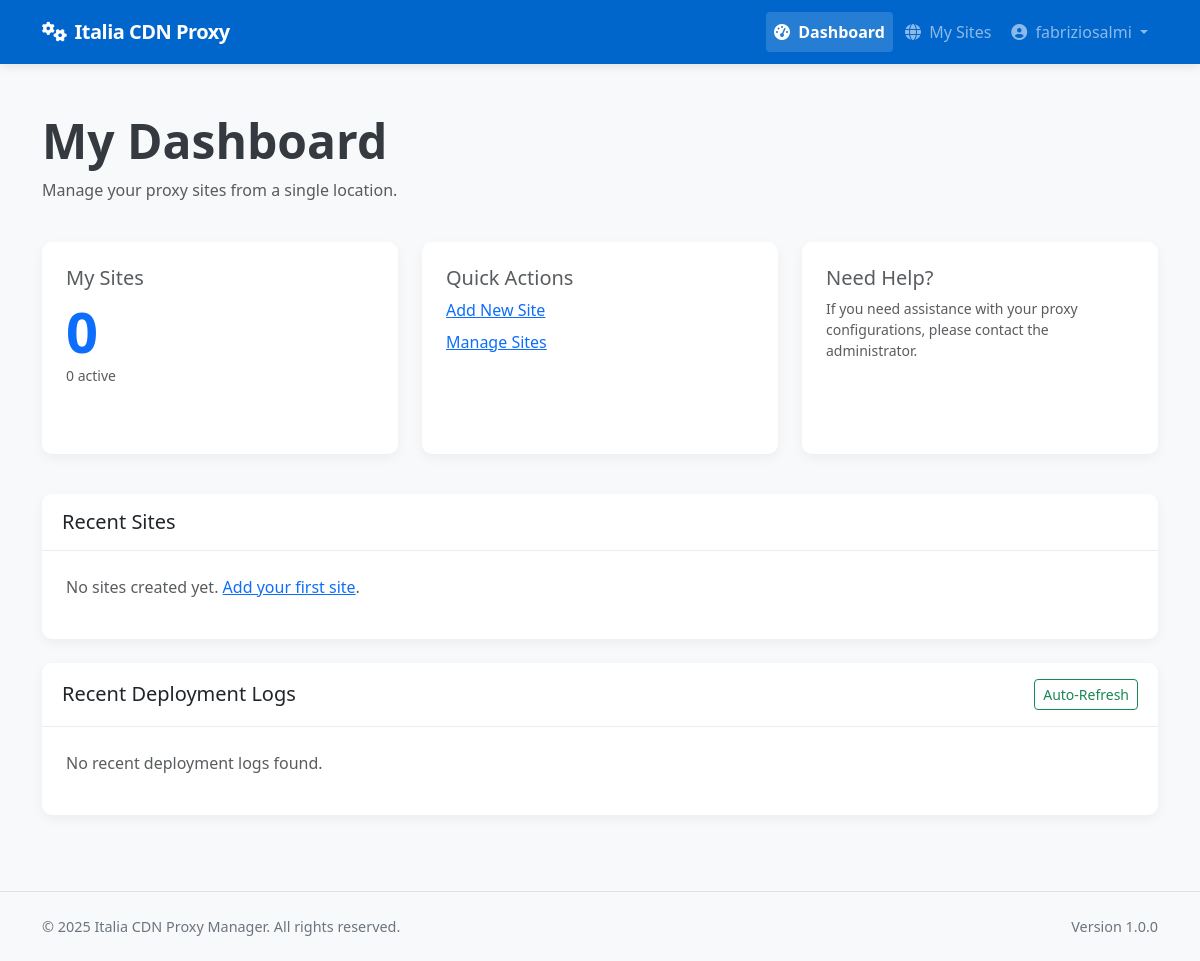
The page /client/dashboard (signed in) on the database as committed earlier.
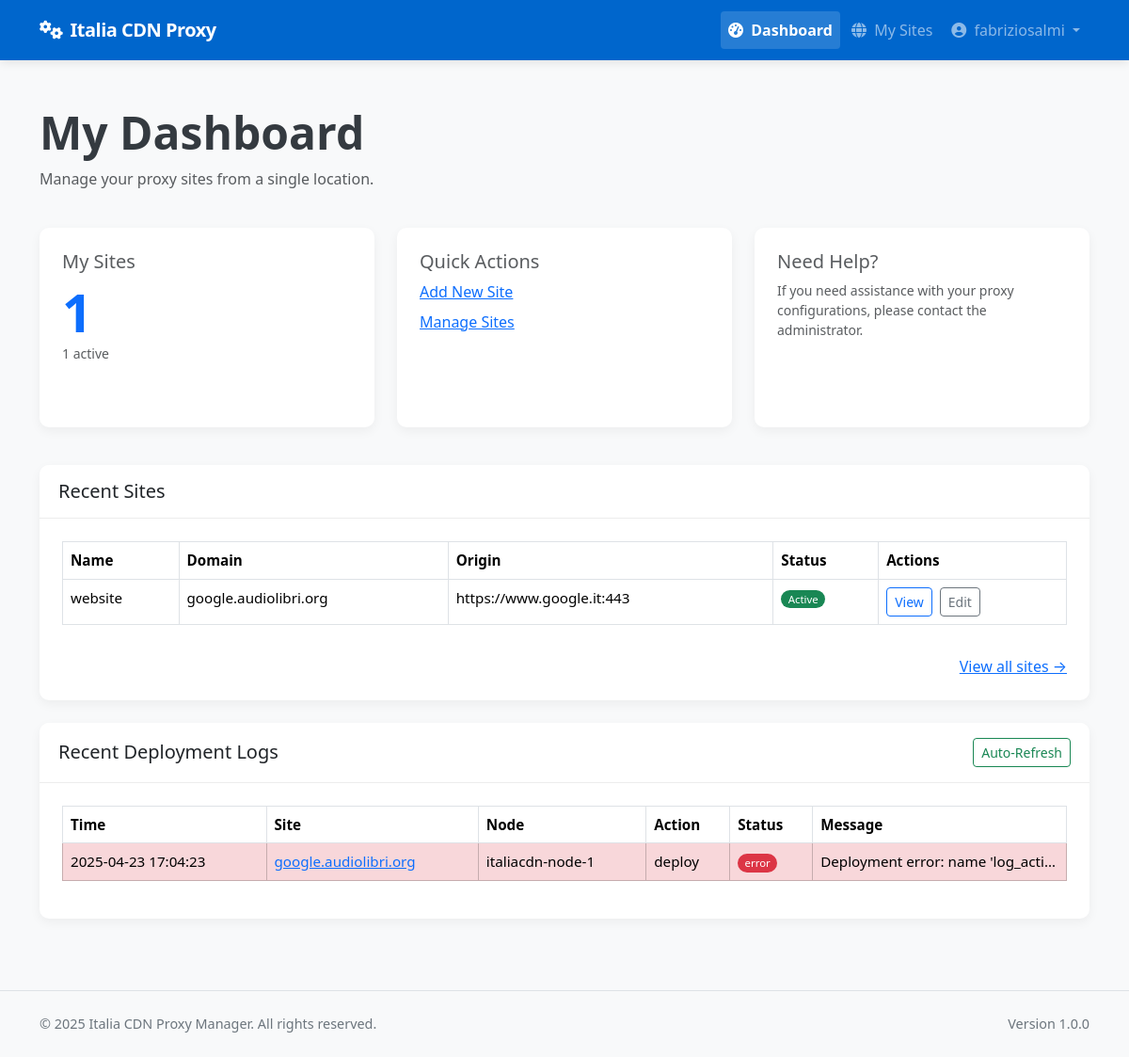
The same page on the database as committed later.
### app/models/models.py (models this page shows, shortened)
class Site(db.Model):
    __tablename__ = 'sites'
    id = db.Column(db.Integer, primary_key=True)
    name = db.Column(db.String(64), nullable=False)
    domain = db.Column(db.String(255), unique=True, nullable=False)
    protocol = db.Column(db.String(10), nullable=False, default='https')  # http or https
    origin_protocol = db.Column(db.String(10), nullable=False, default='http')  # http or https for origin
    origin_address = db.Column(db.String(255), nullable=False)  # Backend server address
    origin_port = db.Column(db.Integer, nullable=False)
    user_id = db.Column(db.Integer, db.ForeignKey('users.id'), nullable=True)  # Allow null for discovered sites
    is_active = db.Column(db.Boolean, default=True)
    is_blocked = db.Column(db.Boolean, default=False)
    is_discovered = db.Column(db.Boolean, default=False)  # Whether this site was discovered from node
    use_waf = db.Column(db.Boolean, default=False)
    force_https = db.Column(db.Boolean, default=True)  # New column to force HTTP to HTTPS redirect
    enable_cache = db.Column(db.Boolean, default=True)
    cache_time = db.Column(db.Integer, default=3600)  # Cache time in seconds, default 1 hour
    cache_static_time = db.Column(db.Integer, default=86400)  # Cache time for static assets in seconds, default 1 day
    custom_cache_rules = db.Column(db.Text, nullable=True)  # Custom cache rules in Nginx format
    cache_browser_time = db.Column(db.Integer, default=3600)  # Browser cache time in seconds, default 1 hour
    created_at = db.Column(db.DateTime, default=datetime.utcnow)
    updated_at = db.Column(db.DateTime, default=datetime.utcnow, onupdate=datetime.utcnow)
    custom_config = db.Column(db.Text, nullable=True)  # Additional Nginx configuration
    site_nodes = db.relationship('SiteNode', backref='site', lazy='dynamic')
    ssl_certificates = db.relationship('SSLCertificate', backref='site', lazy='dynamic')
    config_versions = db.relationship('ConfigVersion', backref='site', lazy='dynamic')

class DeploymentLog(db.Model):
    __tablename__ = 'deployment_logs'
    id = db.Column(db.Integer, primary_key=True)
    site_id = db.Column(db.Integer, db.ForeignKey('sites.id'), nullable=False)
    node_id = db.Column(db.Integer, db.ForeignKey('nodes.id'), nullable=False)
    user_id = db.Column(db.Integer, db.ForeignKey('users.id'), nullable=True)  # Who performed the action
    action = db.Column(db.String(64), nullable=False)  # deploy, update, remove, ssl_renew, discovery, rollback
    status = db.Column(db.String(20), nullable=False)  # success, error
    message = db.Column(db.Text, nullable=True)
    created_at = db.Column(db.DateTime, default=datetime.utcnow)
    site = db.relationship('Site', backref=db.backref('deployment_logs', lazy='dynamic'))
    node = db.relationship('Node', backref=db.backref('deployment_logs', lazy='dynamic'))
    user = db.relationship('User', backref=db.backref('deployment_logs', lazy='dynamic'))

class Node(db.Model):
    __tablename__ = 'nodes'
    id = db.Column(db.Integer, primary_key=True)
    name = db.Column(db.String(64), unique=True, nullable=False)
    ip_address = db.Column(db.String(45), nullable=False)  # IPv4 or IPv6
    ssh_port = db.Column(db.Integer, default=22)
    ssh_user = db.Column(db.String(64), nullable=False)
    ssh_key_path = db.Column(db.String(256), nullable=True)  # Path to SSH key file
    ssh_password = db.Column(db.String(256), nullable=True)  # Encrypted password (if using password auth)
    is_active = db.Column(db.Boolean, default=True)
    is_discovered = db.Column(db.Boolean, default=False)  # Whether this node was discovered from YAML
    created_at = db.Column(db.DateTime, default=datetime.utcnow)
    updated_at = db.Column(db.DateTime, default=datetime.utcnow, onupdate=datetime.utcnow)
    nginx_config_path = db.Column(db.String(256), default='/etc/nginx/conf.d')
    nginx_reload_command = db.Column(db.String(256), default='sudo systemctl reload nginx')
    detected_nginx_path = db.Column(db.String(256), nullable=True)  # Store detected nginx path
    site_nodes = db.relationship('SiteNode', backref='node', lazy='dynamic')

### app/controllers/client.py (the view)
@client.route('/dashboard')
@login_required
@client_required
def dashboard():
    site_count = Site.query.filter_by(user_id=current_user.id).count()
    active_site_count = Site.query.filter_by(user_id=current_user.id, is_active=True).count()
    sites = Site.query.filter_by(user_id=current_user.id).order_by(Site.created_at.desc()).limit(5).all()
    site_ids = [site.id for site in Site.query.filter_by(user_id=current_user.id).all()]
    latest_logs = DeploymentLog.query.filter(DeploymentLog.site_id.in_(site_ids)).order_by(DeploymentLog.created_at.desc()).limit(10).all() if site_ids else []
    return render_template('client/dashboard.html',
                           site_count=site_count,
                           active_site_count=active_site_count,
                           sites=sites,
                           latest_logs=latest_logs)

### app/models/__init__.py (called while the page is built)
@login_manager.user_loader
def load_user(user_id):
    return User.query.get(int(user_id))

### app/models/models.py (called while the page is built)
    def is_admin(self):
        return self.role == 'admin'

    def is_client(self):
        return self.role == 'client'

### app/services/access_control.py (called while the page is built)
def client_required(f):
    @wraps(f)
    def decorated_function(*args, **kwargs):
        if not current_user.is_client():
            flash('This page is available only for client users.', 'error')
            return abort(403)
        return f(*args, **kwargs)
    return decorated_function

### app/templates/client/dashboard.html (shortened to what the changed rows need)
{% extends "base.html" %}
{% block content %}
<div class="container py-4">
    <div class="row mb-4">
        <div class="col-12">
            <h1 class="display-5 fw-bold mb-2">My Dashboard</h1>
        </div>
    </div>
    <div class="row mb-4">
        <div class="col-md-4 mb-3">
            <div class="card h-100">
                <div class="card-body">
                    <h5 class="card-title text-muted mb-2">My Sites</h5>
                    <p class="display-4 fw-bold text-primary mb-0">{{ site_count }}</p>
                    <p class="small text-muted">{{ active_site_count }} active</p>
                </div>
            </div>
        </div>
    </div>
    <div class="card mb-4">
        <div class="card-body">
            {% if sites %}
            <div class="table-responsive">
                <table class="table table-bordered table-hover">
                    <thead>
                        <tr>
                            <th>Name</th>
                            <th>Domain</th>
                            <th>Origin</th>
                            <th>Status</th>
                            <th>Actions</th>
                        </tr>
                    </thead>
                    <tbody>
                        {% for site in sites %}
                        <tr>
                            <td>{{ site.name }}</td>
                            <td>{{ site.domain }}</td>
                            <td>{{ site.protocol }}://{{ site.origin_address }}:{{ site.origin_port }}</td>
                            <td>
                                <span class="badge rounded-pill {% if site.is_active %}bg-success{% else %}bg-danger{% endif %}">
                                    {{ 'Active' if site.is_active else 'Inactive' }}
                                </span>
                            </td>
                            <td>
                                <a href="{{ url_for('client.view_site', site_id=site.id) }}" class="btn btn-sm btn-outline-primary me-1">View</a>
                                <a href="{{ url_for('client.edit_site', site_id=site.id) }}" class="btn btn-sm btn-outline-secondary">Edit</a>
                            </td>
                        </tr>
                        {% endfor %}
                    </tbody>
                </table>
            </div>
            <div class="mt-3 text-end">
                <a href="{{ url_for('client.list_sites') }}" class="text-primary">View all sites →</a>
            </div>
            {% else %}
            <p class="text-muted">No sites created yet.
                <a href="{{ url_for('client.new_site') }}" class="text-primary">Add your first site</a>.
            </p>
            {% endif %}
        </div>
    </div>
    <div class="card">
        <div class="card-body">
            {% if latest_logs %}
            <div class="table-responsive" id="logsTableContainer">
                <table class="table table-bordered table-hover">
                    <thead>
                        <tr>
                            <th>Time</th>
                            <th>Site</th>
                            <th>Node</th>
                            <th>Action</th>
                            <th>Status</th>
                            <th>Message</th>
                        </tr>
                    </thead>
                    <tbody>
                        {% for log in latest_logs %}
                        <tr class="{% if log.status == 'error' %}table-danger{% endif %}">
                            <td>{{ log.created_at.strftime('%Y-%m-%d %H:%M:%S') }}</td>
                            <td>
                                <a href="{{ url_for('client.view_site', site_id=log.site_id) }}" class="text-primary">
                                    {{ log.site.domain }}
                                </a>
                            </td>
                            <td>{{ log.node.name }}</td>
                            <td>{{ log.action }}</td>
                            <td>
                                <span class="badge rounded-pill
                                {% if log.status == 'success' %}bg-success
                                {% elif log.status == 'error' %}bg-danger
                                {% else %}bg-warning{% endif %}">
                                    {{ log.status }}
                                </span>
                            </td>
                            <td class="text-truncate" style="max-width: 200px;">{{ log.message }}</td>
                        </tr>
                        {% endfor %}
                    </tbody>
                </table>
            </div>
            {% else %}
            <p class="text-muted">No recent deployment logs found.</p>
            {% endif %}
        </div>
    </div>
</div>
{% endblock %}

Rows that differ between the two databases and show on the page:
added Site: name "website", domain "google.audiolibri.org", protocol "https", origin_address "www.google.it", origin_port "443", is_active "Active"
added DeploymentLog: created_at "2025-04-23 17:04:23", site.domain "google.audiolibri.org", node.name "italiacdn-node-1", action "deploy", status "error", message "Deployment error: name 'log_acti…"
Other text that changed with them:
{{ site_count }}: "0" → "1"
{{ active_site_count }}: "0" → "1"
text no longer shown: "No sites created yet. Add your first site . No recent deployment logs found."
text now shown: "Name Domain Origin Status Actions View all sites → Time Site Node Action Status Message"
